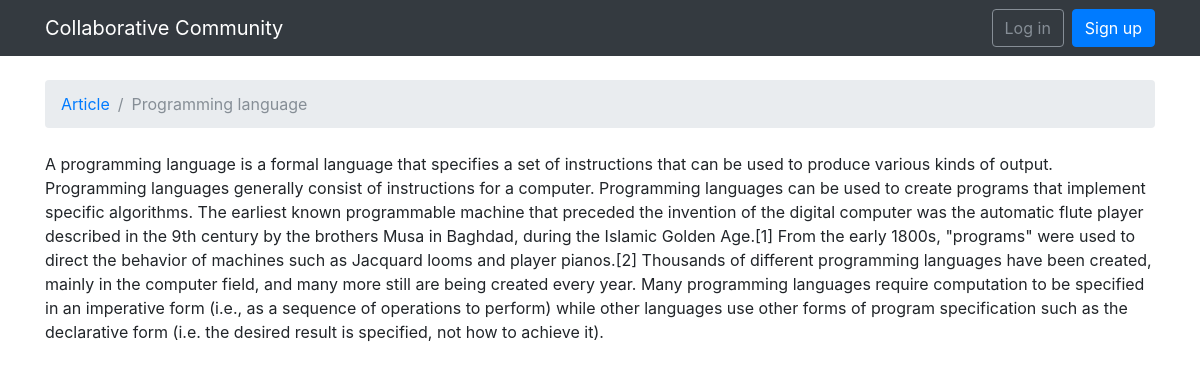
Screenshot of /articleview/13/ with the database file from the repository.
### articles/models.py (models this page shows)
class Articles(models.Model):
	title = models.CharField(max_length=100)
	body = models.TextField()
	created_at = models.DateTimeField(auto_now_add=True)

### articles/views.py (the view)
# urls.py: url(r'^articleview/(?P<pk>\d+)/$', views.article_view, name='article_view'),
def article_view(request, pk):
    try:
        article = Articles.objects.get(pk=pk)
    except Articles.DoesNotExist:
        raise Http404
    return render(request, 'articleview.html', {'article': article})

### templates/articleview.html
{% extends 'base.html' %}
{% block breadcrumb %}
  <li class="breadcrumb-item"><a href="{% url 'home' %}">Article</a></li>
  <li class="breadcrumb-item active">{{ article.title }}</li>
{% endblock %}
{% block content %}
  <div class="panel panel-default">
  <div class="panel-body">{{article.body}}</div>
</div>
{% endblock %}

### rows the page displays
Articles: title "Programming language", body "A programming language is a formal language that specifies a set of instructions that can be used to produce various kinds of output. Programming languages generally consist of instructions for a computer. Programming languages can be used to create programs that implement specific algorithms. The earliest known programmable machine that preceded the invention of the digital computer was the automatic flute player described in the 9th century by the brothers Musa in Baghdad, during the Islamic Golden Age.[1] From the early 1800s, \"programs\" were used to direct the behavior of machines such as Jacquard looms and player pianos.[2] Thousands of different programming languages have been…"
